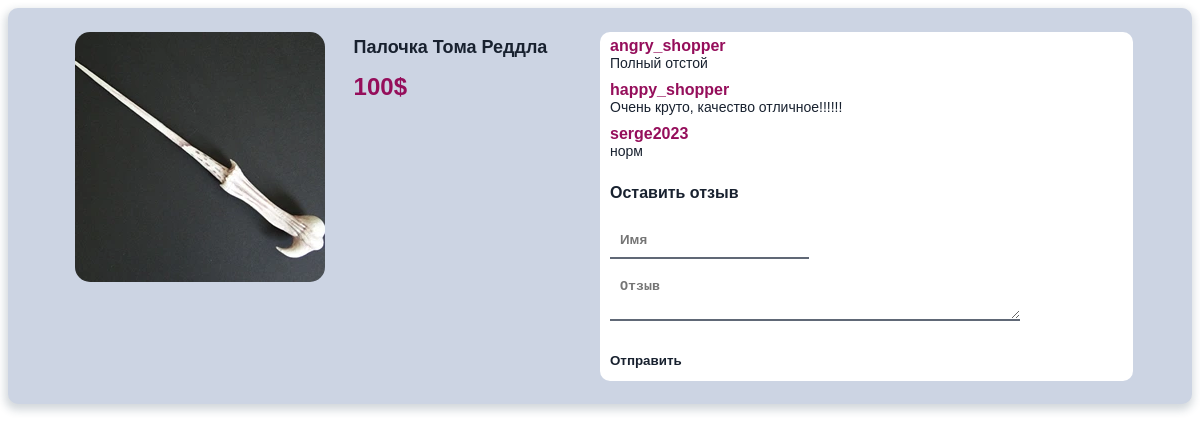
Screenshot of /index.php?good=1 with the database file from the repository.
### tables this page shows
CREATE TABLE `goods` (
  `good_id` int NOT NULL,
  `name` varchar(100) NOT NULL,
  `price` int NOT NULL,
  `image` varchar(50) NOT NULL
);

CREATE TABLE `comments` (
  `comm_id` int NOT NULL,
  `good_id` int NOT NULL,
  `text` varchar(140) NOT NULL,
  `nickname` varchar(50) NOT NULL
);

### Views/View.php (called while the page is built, shortened)
<?
class View
{
    function show_one_good($good, $comments)
    {
        include 'Templates/main.php';
    }
}

### Models/Goods.php (called while the page is built, shortened)
<?
class Goods
{
    private $db;
    function __construct()
    {
        $db_name = 'admin_serge_db';
        $db_username = 'admin_serge';
        $db_password = 'df4zRgm3fjw';
        try
        {
            $this->db = new PDO('mysql:host=localhost;dbname=' . $db_name . ';charset=utf8;',
                $db_username,
                $db_password);
        } catch (PDOException $e)
        {
            die();
        }
    }
    function get_by_id($id)
    {
        $result = null;
        $stmt = $this->db->prepare('SELECT * FROM `goods` WHERE `good_id` = :id');
        $stmt->execute(array('id' => $id));
        if ($stmt->rowCount() == 1)
            while ($row = $stmt->fetch(PDO::FETCH_ASSOC))
                $result = $row;
        return $result;
    }
    function get_comments($good_id, $count = 10)
    {
        $result = array();
        $stmt = $this->db->prepare('SELECT * FROM `comments` WHERE `good_id` = :id LIMIT :count');
        $stmt->bindParam(':count', $count, PDO::PARAM_INT);
        $stmt->bindParam(':id', $good_id);
        $stmt->execute();
        while ($row = $stmt->fetch(PDO::FETCH_ASSOC))
            $result[] = $row;
        return $result;
    }
}

### Templates/one_good.php (the view)
<div class="wrapper_good card">
    <div class="img_good">
        <img src="images/<? echo $good['image'] ?>">
    </div>
    <div class="info">
        <div class="card_title">
            <? echo $good['name'] ?>
        </div>
        <div class="card_price">
            <span><? echo $good['price'].'$' ?></span>
        </div>
    </div>
    <div class="comms">
        <div id="comms_list" class="comms_list">
            <?
            foreach ($comments as $comm) echo '<div class="comm">
                <div class="nickname">
                    '.$comm['nickname'].'
                </div>
                <div class="text">
                    '.$comm['text'].'
                </div>
            </div>'
            ?>
        </div>
        <form id="add" class="comms_add">
            <div class="form_item">Оставить отзыв</div>
            <div class="form_item"><input type="hidden" id="good_id" value="<? echo $good['good_id'] ?>"></div>
            <div class="form_item"><input type="text" id="nickname" placeholder="Имя"></div>
            <div class="form_item"><textarea type="text" id="text" placeholder="Отзыв" maxlength="140"></textarea></div>
            <div class="form_item" id="msg">
            </div>
            <div class="form_item">
                <button type="button" onclick="send_comm();">Отправить</button>
            </div>
        </form>
    </div>
</div>

### css/style.css (style rules this page uses)
body { color: #18212f; font-family: sans-serif; font-weight: 600; font-size: 16px; }
.wrapper_good { display: grid; grid-template-columns: 1fr 1fr 2fr; margin: auto; padding: 2% 5%; }
.card { background: #ccd4e3; border-radius: 10px; box-shadow: -1px 4px 9px 2px rgba(34, 60, 80, 0.2); }
.card_price { color: #950e5b; }
.card_title { font-size: 18px; padding: 5px 20px 10px; }
.card_price { font-size: 24px; padding: 5px 20px 5px; }
.comms { background: #fff; width: 100%; border-radius: 10px; }
.comms_list { overflow-y: scroll; padding-bottom: 10px; }
.img_good { text-align: center; }
.img_good > img { border-radius: 15px; }
.comm .text { font-size: 14px; font-weight: 300; }
.comm .nickname { color: #950e5b; }
.comm, .comms_add { padding: 5px 10px; }
.form_item { padding: 5px 0px; }
input, textarea { color: #18212f; font-weight: 600; border: none; border-bottom: 2px solid #606876; background-color: #ffffff; box-sizing: border-box; outline: none; display: block; padding: 10px; }
textarea { width: 80%; }
button { border: none; background-color: #ffffff; color: #18212f; font-weight: 600; height: 20px; padding: 0px; }
#msg { margin-top: 10px; font-size: 12px; color: #950e5b; }

### rows the page displays
goods: image (picture), name "Палочка Тома Реддла", price "100"
comments: nickname "angry_shopper", text "Полный отстой"
comments: nickname "happy_shopper", text "Очень круто, качество отличное!!!!!!"
comments: nickname "serge2023", text "норм"
